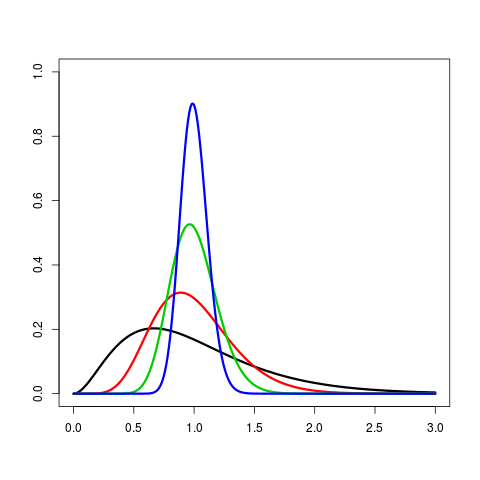

This chart was generated by the following R code:
# Plots of gamma mixture

# parms
a = 3^(1:4)
K = length(a)
p = rep(1/K, K)
x = seq(0, 3, by=.01)

# plot
png('FigMixtGamma.png')
plot(x, x, ylim=c(0, 1), col=0, xlab='', ylab='')
g = rep(0, length(x))
for (k in (1:K)){
  fk = dgamma(x, a[k], a[k])
  g = g + p[k] * fk
  lines(x, p[k]*fk, col=k, lwd=3)
}
#lines(x, g, col=1, lwd=2)
dev.off()